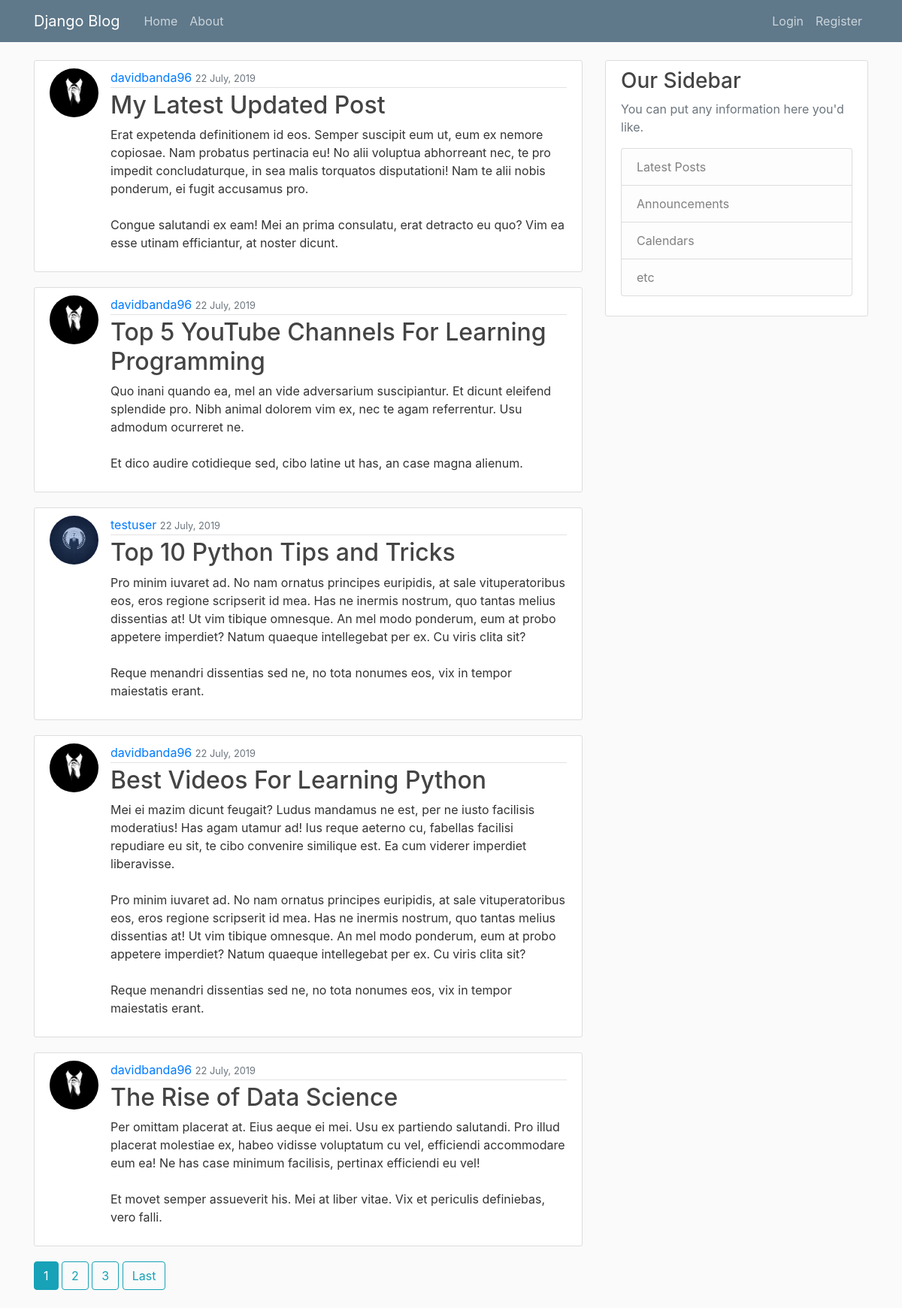
The page / on the database its author committed.
### blog/models.py (models this page shows, shortened)
class Post(models.Model):
    title = models.CharField(max_length=100)
    content = models.TextField()
    date_posted = models.DateTimeField(default=timezone.now)
    author = models.ForeignKey(User, on_delete=models.CASCADE)
    """
    def get_absolute_url(self):
        return reverse('post-detail', kwargs={'pk': self.pk})
    """

### users/models.py (models this page shows, shortened)
class Profile(models.Model):
    user = models.OneToOneField(User, on_delete=models.CASCADE)
    image = models.ImageField(default='default.jpg', upload_to='profile_pics')

### blog/views.py (the view)
# urls.py: path('', PostListView.as_view(), name='blog-home'),
class PostListView(ListView):
    model = Post
    template_name = 'blog/home.html'  # <app>/<model>_<viewtype>.html
    context_object_name = 'posts'
    ordering = ['-date_posted']
    extra_context = {'title': 'Home'}
    paginate_by = 5

### blog/templates/blog/home.html (shortened to what this page needs)
{% extends "blog/base.html" %}
{% block content %}
  {% for post in posts %}
  <article class="media content-section">
    <img class="rounded-circle article-img" src="{{ post.author.profile.image.url }}">
    <div class="media-body">
      <div class="article-metadata">
        <a class="mr- 2" href="{% url 'user-posts' post.author.username %}">{{ post.author }}</a>
        <small class="text-muted">{{ post.date_posted|date:"d F, Y" }}</small>
      </div>
      <h2><a class="article-title" href="{% url 'post-detail' post.id %}">{{ post.title }}</a></h2>
      <p class="article-content">{{ post.content }}</p>
    </div>
  </article>
  {% endfor %}
  {% if is_paginated %}
    {% for num in page_obj.paginator.page_range %}
      {% if page_obj.number == num %}
        <a class="btn btn-info mb-4" href="?page={{ num }}">{{ num }} </a>
      {% elif num > page_obj.number|add:'-3' and num < page_obj.number|add:'3' %}
        <a class="btn btn-outline-info mb-4" href="?page={{ num }}">{{ num }} </a>
      {% endif %}
    {% endfor %}
    {% if page_obj.has_next %}
      <a class="btn btn-outline-info mb-4" href="?page={{ page_obj.paginator.num_pages }}">Last</a>
    {% endif %}
  {% endif %}
{% endblock content %}

### blog/templates/blog/base.html (shortened to what this page needs)
{% load static %}
<!DOCTYPE html>
<html lang="es">
<head>
  <link rel="stylesheet" href="https://maxcdn.bootstrapcdn.com/bootstrap/4.0.0/css/bootstrap.min.css">
  <link rel="stylesheet" type="text/css" href="{% static 'blog/main.css' %}">
</head>
<body>
  <header class="site-header">
     <nav class="navbar navbar-expand-md navbar-dark bg-steel fixed-top">
      <div class="container">
        <a class="navbar-brand mr-4" href="{% url 'blog-home' %}">Django Blog</a>
        <div class="collapse navbar-collapse" id="navbarToggle">
          <div class="navbar-nav mr-auto">
            <a class="nav-item nav-link" href="{% url 'blog-home' %}">Home</a>
            <a class="nav-item nav-link" href="{% url 'blog-about' %}">About</a>
          </div>
          <div class="navbar-nav">
            {% if user.is_authenticated %}
            <a class="nav-item nav-link" href="{% url 'post-create' %}">New Post</a>
              <a class="nav-item nav-link" href="{% url 'profile' %}">{{ user.username }}</a>
              <a class="nav-item nav-link" href="{% url 'logout' %}">Logout</a>
            {% else %}
              <a class="nav-item nav-link" href="{% url 'login' %}">Login</a>
              <a class="nav-item nav-link" href="{% url 'register' %}">Register</a>
            {% endif %}
          </div>
        </div>
      </div>
    </nav>
  </header>
  <main role="main" class="container">
    <div class="row">
      <div class="col-md-8">
        {% block content %}{% endblock %}
      </div>
      <div class="col-md-4">
        <div class="content-section">
          <h3>Our Sidebar</h3>
          <p class='text-muted'>You can put any information here you'd like.
            <ul class="list-group">
              <li class="list-group-item list-group-item-light">Latest Posts</li>
              <li class="list-group-item list-group-item-light">Announcements</li>
              <li class="list-group-item list-group-item-light">Calendars</li>
              <li class="list-group-item list-group-item-light">etc</li>
            </ul>
          </p>
        </div>
      </div>
    </div>
  </main>
</body>
</html>

### blog/static/blog/main.css (style rules this page uses)
body { background: #fafafa; color: #333333; margin-top: 5rem; }
h1, h2, h3, h4, h5, h6 { color: #444444; }
ul { margin: 0; }
.bg-steel { background-color: #5f788a; }
.site-header .navbar-nav .nav-link { color: #cbd5db; }
.content-section { background: #ffffff; padding: 10px 20px; border: 1px solid #dddddd; border-radius: 3px; margin-bottom: 20px; }
.article-title { color: #444444; }
.article-content { white-space: pre-line; }
.article-img { height: 65px; width: 65px; margin-right: 16px; object-fit: cover; }
.article-metadata { padding-bottom: 1px; margin-bottom: 4px; border-bottom: 1px solid #e3e3e3 }

### rows shown on the page
Post: author.profile.image (picture), author "davidbanda96", date_posted "22 July, 2019", title "My Latest Updated Post", content "Erat expetenda definitionem id eos. Semper suscipit eum ut, eum ex nemore copiosae. Nam probatus pertinacia eu! No alii voluptua abhorreant nec, te pro impedit concludaturque, in sea malis torquatos disputationi! Nam te alii nobis ponderum, ei fugit accusamus pro. Congue salutandi ex eam! Mei an prima consulatu, erat detracto eu quo? Vim ea esse utinam efficiantur, at noster dicunt."
Post: author.profile.image (picture), author "davidbanda96", date_posted "22 July, 2019", title "Top 5 YouTube Channels For Learning Programming", content "Quo inani quando ea, mel an vide adversarium suscipiantur. Et dicunt eleifend splendide pro. Nibh animal dolorem vim ex, nec te agam referrentur. Usu admodum ocurreret ne. Et dico audire cotidieque sed, cibo latine ut has, an case magna alienum."
Post: author.profile.image (picture), author "testuser", date_posted "22 July, 2019", title "Top 10 Python Tips and Tricks", content "Pro minim iuvaret ad. No nam ornatus principes euripidis, at sale vituperatoribus eos, eros regione scripserit id mea. Has ne inermis nostrum, quo tantas melius dissentias at! Ut vim tibique omnesque. An mel modo ponderum, eum at probo appetere imperdiet? Natum quaeque intellegebat per ex. Cu viris clita sit? Reque menandri dissentias sed ne, no tota nonumes eos, vix in tempor maiestatis erant."
Post: author.profile.image (picture), author "davidbanda96", date_posted "22 July, 2019", title "Best Videos For Learning Python", content "Mei ei mazim dicunt feugait? Ludus mandamus ne est, per ne iusto facilisis moderatius! Has agam utamur ad! Ius reque aeterno cu, fabellas facilisi repudiare eu sit, te cibo convenire similique est. Ea cum viderer imperdiet liberavisse. Pro minim iuvaret ad. No nam ornatus principes euripidis, at sale vituperatoribus eos, eros regione scripserit id mea. Has ne inermis nostrum, quo tantas melius dissentias at! Ut vim tibique omnesque. An mel modo ponderum, eum at probo appetere imperdiet? Natum quaeque intellegebat per ex. Cu viris clita sit? Reque menandri dissentias sed ne, no tota nonumes eos, vix in tempor maiestatis erant."
Post: author.profile.image (picture), author "davidbanda96", date_posted "22 July, 2019", title "The Rise of Data Science", content "Per omittam placerat at. Eius aeque ei mei. Usu ex partiendo salutandi. Pro illud placerat molestiae ex, habeo vidisse voluptatum cu vel, efficiendi accommodare eum ea! Ne has case minimum facilisis, pertinax efficiendi eu vel! Et movet semper assueverit his. Mei at liber vitae. Vix et periculis definiebas, vero falli."

### other values the page prints
{{ num }} "1"
{{ num }} "2" "3"
